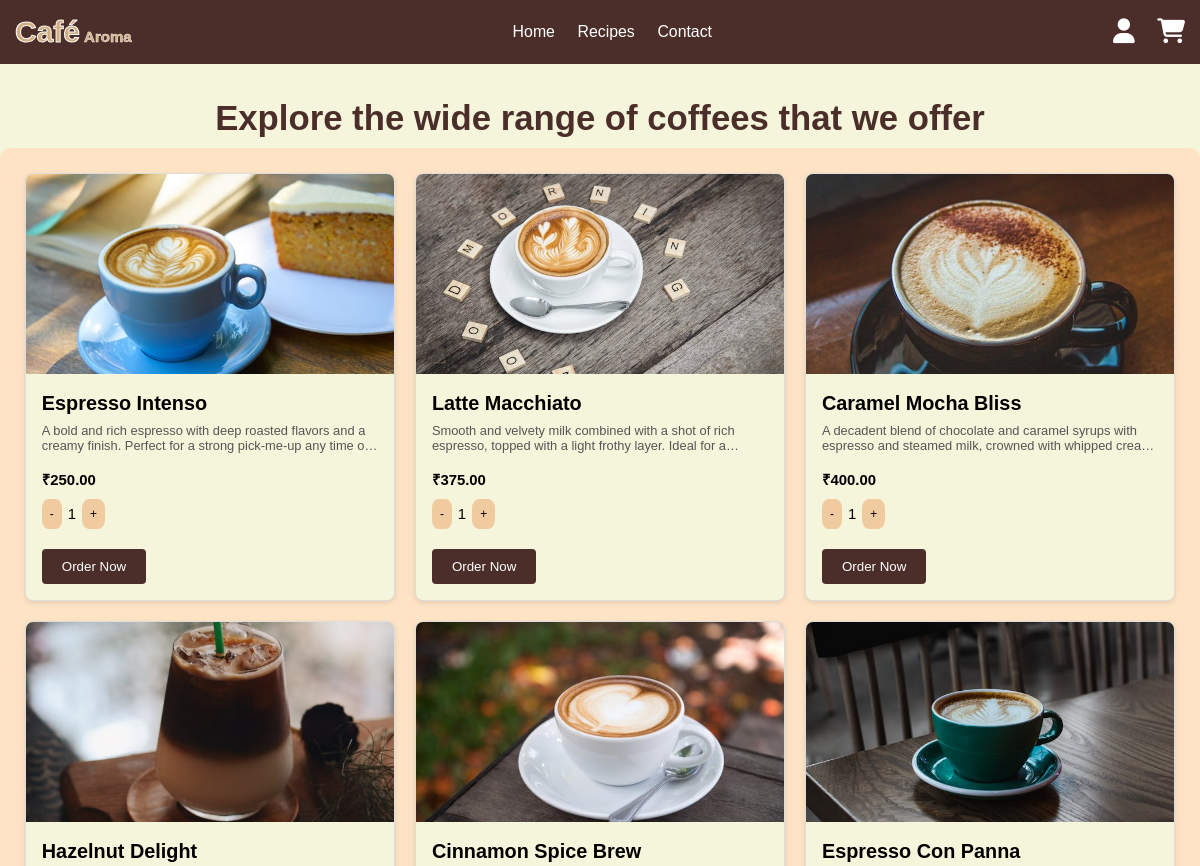
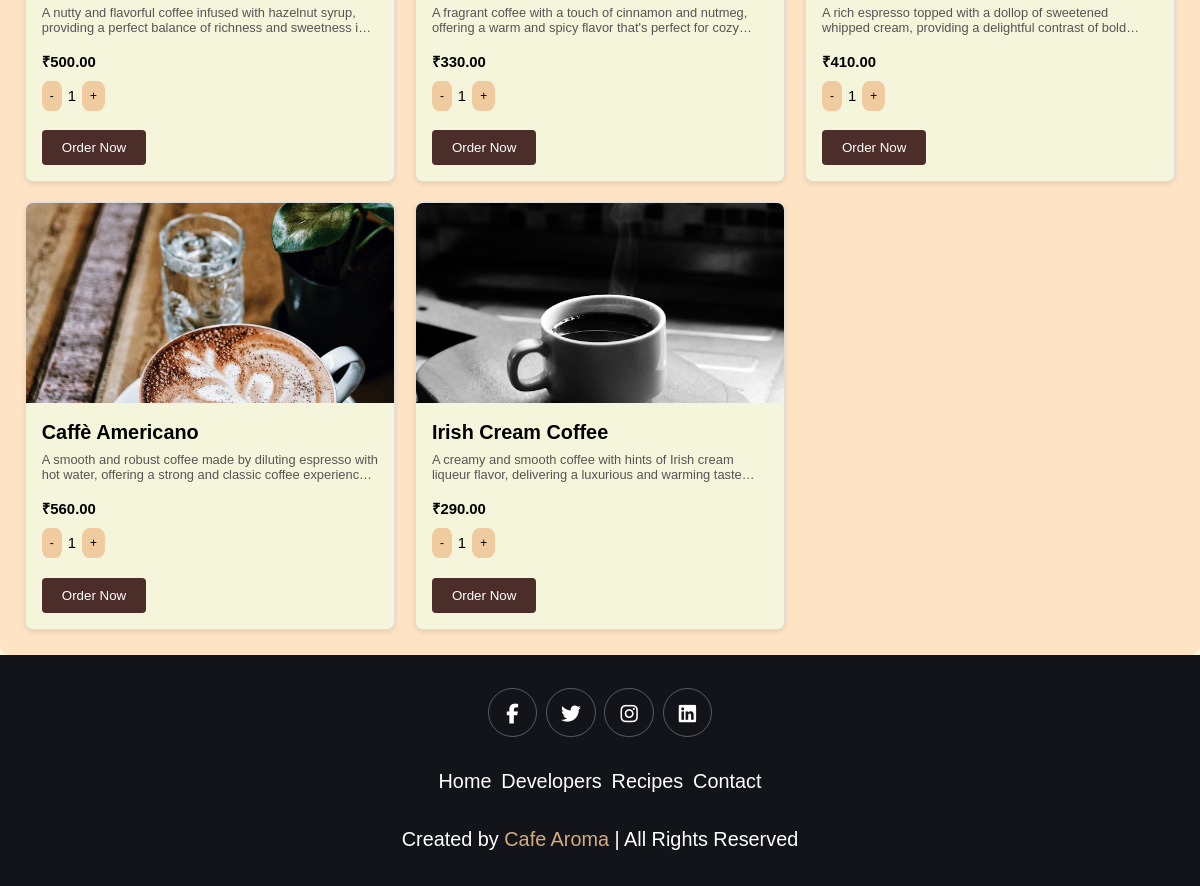
/cafearoma/recipes/, run on the app's committed database (2 pictures, top to bottom).
### main/models.py (models this page shows, shortened)
class Product(models.Model):
    title = models.CharField(max_length=255)
    description = models.TextField()
    price = models.DecimalField(max_digits=10, decimal_places=2)
    image = models.ImageField(upload_to='product_images/')

### main/views.py (the view)
# urls.py: path('recipes/', views.recipe, name='recipe'),
def recipe(request):
    products = Product.objects.all()
    for product in products:
        if product.image:
            print(product.image.url)
    else:
        print("No image for product:", product.title)
    return render(request, 'html/recipe.html', {'products': products})

### main/templates/html/recipe.html (shortened to what this page needs)
{% load static %}
<!DOCTYPE html>
<html lang="en">
<head>
    <link rel="stylesheet" href="https://cdnjs.cloudflare.com/ajax/libs/font-awesome/6.5.2/css/all.min.css" />
    <link rel="stylesheet" href="{% static 'css/recipe.css' %}" />
</head>
<body>
    <header class="header">
        <a href="{% url 'index' %}" class="logo"><h2><span class="logo1">Café</span> <span class="logo2">Aroma</span></h2></a>
        <nav class="navbar">
            <a href="{% url 'index' %}">Home</a>
            <a href="{% url 'recipe' %}">Recipes</a>
            <a href="{% url 'contact' %}">Contact</a>
        </nav>
        <div class="icons">
            {% if request.session.user_id %}
                <a href="{% url 'profile' %}"><i class="fa-solid fa-user" style="color: #74C0FC;"></i></a>
            {% else %}
                <a href="{% url 'login' %}"><i class="fa-solid fa-user"></i></a>
            {% endif %}
            <a href="{% url 'cart' %}"><i class="fa-solid fa-cart-shopping" id="cart-btn"></i></a>
        </div>
    </header>
    <section class="outer">
        <section class="inner">
            <div class="content">
                <div>
                    <section class="menu" id="menu">
                        <h1 class="heading"><span>Explore the wide range of coffees that we offer</span></h1>
                        <div class="box-container">
                            {% for products in products %}
                                <form action="{% url 'add_to_cart' products.id %}" method="GET" class="recipe-card">
                                    <img src="{{ products.image.url }}" alt="{{ products.title }}" />
                                    <div class="recipe-card-content">
                                        <h3>{{ products.title }}</h3>
                                        <p>{{ products.description }}</p>
                                        <div class="price">₹{{ products.price }}</div>
                                        <div class="counter">
                                            <button type="button" class="counter-btn" id="decrease-btn">-</button>
                                            <span id="display-counter">1</span>
                                            <button type="button" class="counter-btn" id="increase-btn">+</button>
                                        </div>
                                        <button type="submit" class="order-button">Order Now</button>
                                    </div>
                                </form>
                            {% empty %}
                                <p>No products available.</p>
                            {% endfor %}
                        </div>
                    </section>
                </div>
            </div>
        </section>
    </section>
    <div class="footer">
        <div class="share">
            <a href="#" class="fab fa-facebook-f"></a>
            <a href="#" class="fab fa-twitter"></a>
            <a href="#" class="fab fa-instagram"></a>
            <a href="#" class="fab fa-linkedin"></a>
        </div>
        <div class="links">
            <a href="{% url 'index' %}">Home</a>
            <a href="{% url 'devpage' %}">Developers</a>
            <a href="{% url 'recipe' %}">Recipes</a>
            <a href="{% url 'contact' %}">Contact</a>
          </div>
        <div class="credit">
            Created by <span>Cafe Aroma</span> | All Rights Reserved
        </div>
    </div>
</body>
</html>

### main/static/css/recipe.css (style rules this page uses)
:root { --main-color: #d3ad7f; --black: #13131a; --bg: #F5F5DC; --navbg: #4B2E2A; --text-color: #fff; --border: .1rem solid rgba(255, 255, 255, .3); }
* { font-family: Arial, Helvetica, sans-serif; margin: 0; padding: 0; box-sizing: border-box; outline: none; border: none; text-decoration: none; transition: 0.25s linear; }
html { font-size: 62%; overflow-x: hidden; scroll-padding-top: 9rem; scroll-behavior: smooth; }
body { background: var(--bg); }
.header { background: var(--navbg); display: flex; align-items: center; justify-content: space-between; padding: 1.5rem; position: fixed; top: 0; left: 0; right: 0; z-index: 999; }
.logo1 { font-size: 30px; color: var(--main-color); -webkit-text-stroke-color: #ffffff; -webkit-text-stroke-width: 1px; }
.logo2 { font-size: 15px; color: var(--main-color); -webkit-text-stroke-color: #ffffff; -webkit-text-stroke-width: 0.5px; }
.header .navbar a { margin: 0 1rem; font-size: 1.6rem; color: #fff; }
.header .icons i { color: #fff; cursor: pointer; font-size: 2.5rem; margin-left: 2rem; }
.menu { margin-top: 10rem; }
.menu .heading { font-size: 3.5rem; font-weight: 600; text-align: center; margin-bottom: 1rem; color: var(--navbg); }
.box-container { display: grid; width: 100%; grid-template-columns: repeat(auto-fit, minmax(30rem, 1fr)); grid-gap: 2rem; background: #fee4c5; padding: 2.5rem; border-radius: 10px; place-items: center; }
.recipe-card { border: 1px solid #ddd; border-radius: 8px; width: 100%; overflow: hidden; background-color: var(--bg); box-shadow: 0 2px 5px rgba(0, 0, 0, 0.1); transition: transform 0.3s ease; }
.recipe-card img { width: 100%; height: 200px; object-fit: cover; }
.recipe-card-content { padding: 16px; }
.recipe-card h3 { margin: 0 0 8px; font-size: 2rem; }
.recipe-card p { margin: 0 0 16px; color: #555; font-size: 1.3rem; line-clamp: 2; display: -webkit-box; -webkit-box-orient: vertical; -webkit-line-clamp: 2; overflow: hidden; text-overflow: ellipsis; }
.recipe-card .price { font-size: 1.5em; font-weight: bold; }
.recipe-card .order-button { display: inline-block; padding: 10px 20px; background-color: #4B2E2A; color: #fff; text-decoration: none; border-radius: 4px; text-align: center; margin-top: 2rem; cursor: pointer; }
.counter { display: flex; align-items: center; margin-top: 10px; }
.counter-btn { padding: 8px; font-size: 1.2em; background-color:#f0cb9f; color: black; border: none; border-radius: 30%; cursor: pointer; }
#display-counter { margin-left: 6px; margin-right: 6px; font-size: 1.5em; }
.footer { background: var(--black); text-align: center; padding: 20px; }
.footer .share { padding: 1rem 0; }
.footer .share a { height: 5rem; width: 5rem; line-height: 5rem; font-size: 2rem; color: #fff; border: var(--border); margin: .3rem; border-radius: 50%; }
.footer .links { display: flex; justify-content: center; flex-wrap: wrap; padding: 2rem 0; gap: 1rem; }
.footer .links a { color: #fff; font-size: 2rem; }
.footer .credit { font-size: 2rem; color: #fff; font-weight: lighter; padding: 1.5rem; }
.footer .credit span { color: var(--main-color); }

### data on the page
Product: image (picture), title "Espresso Intenso", description "A bold and rich espresso with deep roasted flavors and a creamy finish. Perfect for a strong pick-me-up any time…", price "250.00"
Product: image (picture), title "Latte Macchiato", description "Smooth and velvety milk combined with a shot of rich espresso, topped with a light frothy layer. Ideal for…", price "375.00"
Product: image (picture), title "Caramel Mocha Bliss", description "A decadent blend of chocolate and caramel syrups with espresso and steamed milk, crowned with whipped…", price "400.00"
Product: image (picture), title "Hazelnut Delight", description "A nutty and flavorful coffee infused with hazelnut syrup, providing a perfect balance of richness and sweetness…", price "500.00"
Product: image (picture), title "Cinnamon Spice Brew", description "A fragrant coffee with a touch of cinnamon and nutmeg, offering a warm and spicy flavor that's perfect for…", price "330.00"
Product: image (picture), title "Espresso Con Panna", description "A rich espresso topped with a dollop of sweetened whipped cream, providing a delightful contrast of…", price "410.00"
Product: image (picture), title "Caffè Americano", description "A smooth and robust coffee made by diluting espresso with hot water, offering a strong and classic coffee…", price "560.00"
Product: image (picture), title "Irish Cream Coffee", description "A creamy and smooth coffee with hints of Irish cream liqueur flavor, delivering a luxurious and warming…", price "290.00"
